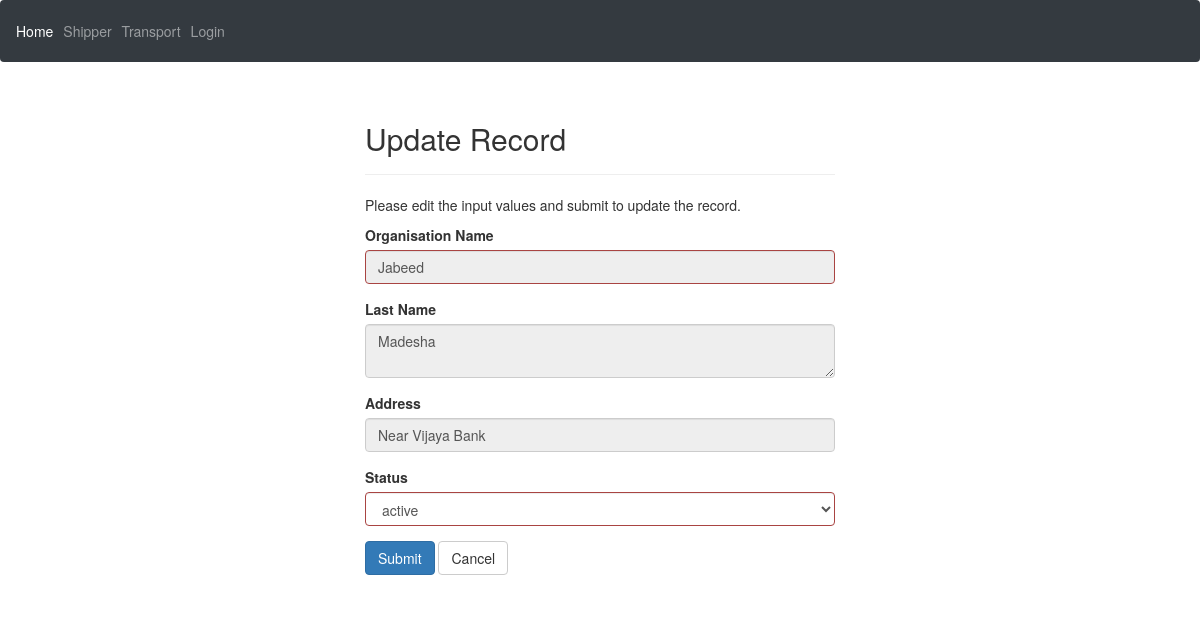
Screenshot of /Admin/update_carrier.php?id=20 with the database file from the repository.
### tables this page shows
CREATE TABLE `user_t` (
  `T_id` int(10) NOT NULL,
  `T_org_name` varchar(50) NOT NULL,
  `T_owner_name` varchar(50) NOT NULL,
  `T_mail` varchar(100) NOT NULL,
  `T_address` varchar(200) NOT NULL,
  `Type_of_vehicle` varchar(100) NOT NULL,
  `T_number` bigint(20) NOT NULL,
  `T_anumber` bigint(20) NOT NULL,
  `T_no_vehicle` int(10) NOT NULL,
  `T_service` varchar(200) NOT NULL,
  `T_password` varchar(200) NOT NULL,
  `T_security_question` varchar(50) NOT NULL,
  `T_security_answer` varchar(200) NOT NULL,
  `T_status` tinyint(1) NOT NULL DEFAULT 2,
  `T_active` tinyint(1) NOT NULL DEFAULT 0
);

### Admin/update_carrier.php (the view, shortened to what this page needs)
<?php
require('nav.php');
require_once "../connection.php";
$status =  "";
$status_array = "";
 $sql = "SELECT * FROM status";
 if($result = mysqli_query($con, $sql)){
        $status_array = $result;
}
if($_SERVER["REQUEST_METHOD"] == "POST"){
    $id = $_POST["id"];
    $input_status = $_POST["status"];
    $status = $input_status;
    $sql = "UPDATE user_t SET T_status= '$input_status' WHERE T_id= '$id'";
    if ($con->query($sql) === TRUE) {
        header("location: carriers.php");
        exit();
    } else {
        echo "Error updating record: " . $con->error;
    }
    $con->close();
  }
  else{
    if(isset($_GET["id"]) && !empty(trim($_GET["id"]))){
        $sql = "SELECT * FROM user_T WHERE T_id = ? ";
        if($stmt = mysqli_prepare($con, $sql)){
            mysqli_stmt_bind_param($stmt, "i", $param_id);
            if(mysqli_stmt_execute($stmt)){
                $result = mysqli_stmt_get_result($stmt);
                if(mysqli_num_rows($result) == 1){
                    $row = mysqli_fetch_array($result, MYSQLI_ASSOC);
                    $orgName = $row["T_org_name"];
                    $ownName = $row["T_owner_name"];
                    $address = $row["T_address"];
                    $status = $row["T_status"];
                    $status_id = $row["T_status"];
                } else{
                    header("location: error.php");
                    exit();
                }
            } else{
                echo "Oops! Something went wrong. Please try again later.";
            }
        }
    }  else{
        header("location: error.php");
        exit();
    }
}
?>
<!DOCTYPE html>
<html lang="en">
<head>
    <link rel="stylesheet" href="https://maxcdn.bootstrapcdn.com/bootstrap/3.3.7/css/bootstrap.css">
</head>
<body>
    <div class="wrapper">
        <div class="container-fluid">
            <div class="row">
                <div class="col-md-12">
                    <div class="page-header">
                        <h2>Update Record</h2>
                    </div>
                    <p>Please edit the input values and submit to update the record.</p>
                    <form action="<?php echo htmlspecialchars(basename($_SERVER['REQUEST_URI'])); ?>" method="post">
                        <div class="form-group <?php echo (!empty($orgName)) ? 'has-error' : ''; ?>">
                            <label>Organisation Name</label>
                            <input type="text" name="name" readonly class="form-control" value="<?php echo $orgName; ?>">
                        </div>
                        <div class="form-group  <?php echo (!empty($last_name)) ? 'has-error' : ''; ?>">
                            <label>Last Name</label>
                            <textarea name="address" readonly class="form-control"><?php echo $ownName; ?></textarea>
                        </div>
                        <div class="form-group <?php echo (!empty($salary_err)) ? 'has-error' : ''; ?>">
                            <label>Address</label>
                            <input type="text" name="address"  readonly class="form-control" value="<?php echo $address; ?>">
                        </div>
                        <div class="form-group <?php echo (!empty($status)) ? 'has-error' : ''; ?>">
                            <label>Status</label>
                            <select class="form-control" id="status" name="status">
                                <?php
                                if(!empty($status_array))
                                {
                                    foreach($status_array as $value)
                                    {
                                        if($value['id'] == $status_id)
                                        {
                                            echo "<option selected='selected' value='".$value['id']."'>".$value['name']."</option>";
                                        }
                                        else
                                        {
                                            echo "<option value='".$value['id']."'>".$value['name']."</option>";
                                        }
                                    }
                                }
                                ?>
                            </select>
                        </div>
                        <input type="submit" class="btn btn-primary" value="Submit">
                        <a href="carriers.php" class="btn btn-default">Cancel</a>
                    </form>
                </div>
            </div>
        </div>
    </div>
</body>
</html>

### Admin/update_carrier.php (style rules this page uses)
.wrapper { width: 500px; margin: 0 auto; }

### rows the page displays
user_t: name "Jabeed", address "Madesha", address "Near Vijaya Bank"

### other values shown
form field status "active"
